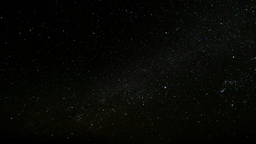
#> input picture Marcelino Ares Pratama Putra - TP066419 ISE/components2/space.png, 256 x 144 px, shrunk from 1920 x 1080 before the run, found by its file name
$ python img2main.py
#> lines starting #> are read from the running program, lines starting #| are printed output that depends on the picture
import matplotlib.pyplot as plt
from skimage import io, img_as_float, exposure, restoration, transform
from skimage.color import rgb2hsv, hsv2rgb
from PIL import Image
import numpy as np
import os

# get image folder
components_dir = 'Marcelino Ares Pratama Putra - TP066419 ISE/components2'
png_files = [f for f in os.listdir(components_dir) if f.endswith('.png')]

# define layer order here
manual_order = [
    'space.png',
    'sun.png',
    'clouds.png',
    'earth.png',
    'moon.png',
    'flag_shadow.png',
    'flag.png'
]

# load images into a dictionary
layers = {}
for filename in manual_order:
    filepath = os.path.join(components_dir, filename)
    image = img_as_float(io.imread(filepath))
    layers[filename] = image

# do image modifications here

# utility
def denoise(image, intensity=1):
    if intensity < 0:
        raise ValueError("intensity must be a non-negative number")
    if image.shape[2] != 4:
        raise ValueError("input image must be an RGBA image")

    rgb_image = image[:, :, :3]
    alpha_channel = image[:, :, 3]

    # apply denoising to rgb channels
    rgb_image = restoration.denoise_tv_chambolle(rgb_image, weight=intensity)

    # recombine with alpha
    modified_image = np.dstack((rgb_image, alpha_channel))

    return modified_image

def saturate(image, factor=1):
    if factor < 0:
        raise ValueError("intensity must be a non-negative number")
    if image.shape[2] != 4:
        raise ValueError("input image must be an RGBA image")

    # separate channels
    rgba = image[..., :3]
    alpha = image[..., 3]

    # convert rgb to hsv
    hsv = rgb2hsv(rgba)
    hsv[..., 1] *= factor

    # clip to 0-1 range
    hsv[..., 1] = np.clip(hsv[..., 1], 0, 1)

    # convert back
    rgb = hsv2rgb(hsv)

    # recombine with alpha
    modified_image = np.dstack((rgb, alpha))

    return modified_image

def redden(image, intensity=1):
    if intensity < 0:
        raise ValueError("intensity must be a non-negative number")
    if image.shape[2] != 4:
        raise ValueError("input image must be an RGBA image")

    # copy image to modify
    modified_image = image.copy()

    # separate channels
    red_channel = modified_image[:, :, 0]
    green_channel = modified_image[:, :, 1]
    blue_channel = modified_image[:, :, 2]

    # apply red filter
    modified_image[:, :, 0] = np.clip(red_channel * intensity, 0, 1)

    # reduce other channels
    scale = max(0, 1 - 0.5 * (intensity - 1))   # this controls the amount of reduction
    modified_image[:, :, 1] = np.clip(green_channel * scale, 0, 1)
    modified_image[:, :, 2] = np.clip(blue_channel * scale, 0, 1)

    return modified_image

def contrast(image, in_range, out_range):
    # Separate channels
    r, g, b, a = image[:, :, 0], image[:, :, 1], image[:, :, 2], image[:, :, 3]

    # Apply contrast stretching to RGB channels
    r = exposure.rescale_intensity(r, in_range=in_range, out_range=out_range)
    g = exposure.rescale_intensity(g, in_range=in_range, out_range=out_range)
    b = exposure.rescale_intensity(b, in_range=in_range, out_range=out_range)

    # Combine channels back
    adjusted_image = np.stack([r, g, b, a], axis=-1)

    return adjusted_image

def gamma(image, gamma=1):
    modified_image = exposure.adjust_gamma(image, gamma=gamma)
    return modified_image

# handle function modifications
modifications = {
    'earth.png': [(gamma, 2), (redden, 1.2)],
    'moon.png': [(gamma, 1.5), (redden, 1.4)],
    'flag.png': [(saturate, 0.4), (contrast, (0, 1), (0.2, 0.8)), (gamma, 3), (redden, 1.4)],
    'clouds.png': [(redden, 4)]
}

# apply modifications
for layer, funcs in modifications.items():
    if layer in layers:
        # Ensure funcs is a list of (function, arguments) tuples
        if not isinstance(funcs, list):
            funcs = [funcs]
        # Apply each function with its associated arguments
        for func, *args in funcs:
            layers[layer] = func(layers[layer], *args)
#> this loop made 4 passes
#> layer on passes 1 to 4: 'earth.png', 'moon.png', 'flag.png', 'clouds.png'
#> pass 1, in gamma, `modified_image = exposure.adjust_gamma(image, gamma=gamma)`:
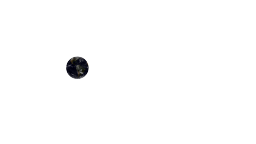
#> modified_image: shape (144, 256, 4) float64; mean of channels 0, 1, 2, 3 0.00244, 0.0024, 0.00276, 0.0107; transparent parts drawn white
#> pass 1, in redden, `red_channel = modified_image[:, :, 0]`:
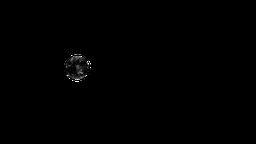
#> red_channel: shape (144, 256) float64; min 0, max 1, mean 0.00244
#> after the loop, layers = 7 items

# initialize final image dimensions
image_height, image_width, image_depth = layers[manual_order[0]].shape
#> image_height = 144; image_width = 256; image_depth = 4
# create transparent canvas
combined_image = np.zeros((image_height, image_width, 4), dtype=np.float32)

# function to overlay transparent png images
def overlayImage(base, overlay):
    x, y = 0, 0  # change coordinates if needed for positioning
    overlay_height, overlay_width, _ = overlay.shape
    template = np.zeros((base.shape[0], base.shape[1], 4), dtype=np.float32)
    template[y:y+overlay_height, x:x+overlay_width, :] = overlay

    mask = template[:, :, 3]
    inv_mask = 1. - mask
    result = base[:, :, :3] * inv_mask[:, :, np.newaxis] + template[:, :, :3] * mask[:, :, np.newaxis]
    base[:, :, :3] = result
    base[:, :, 3] = inv_mask + mask
    return base

# gif frames
frames = []
num_frames = 60
frequency = 0.05 # how fast the sun should flash
earth_movement = 0.07

# [14 lines of commented-out code are left out]
layers['earth.png'] = transform.warp(layers['earth.png'], transform.AffineTransform(translation=(-120, 0)).inverse, mode='edge', preserve_range=True)

for i in range(num_frames):
    # base image for each frame
    combined_image = np.zeros_like(layers[manual_order[0]])

    # calculate sun intensity with a sine wave
    intensity = 1 + 0.1 * np.sin(2 * np.pi * frequency * i)

    # load and modify sun
    sun_image = layers['sun.png']
    sun_image = np.clip(sun_image + (intensity - 1) * 0.12, 0, 1)
    layers['sun.png'] = sun_image

    # move earth towards the right
    earth_image = layers['earth.png']
    image_height, image_width, _ = earth_image.shape
    x_shift = i * earth_movement  # pixels to move the earth image

    # translation matrix
    translation_matrix = transform.AffineTransform(translation=(x_shift, 0))
    earth_transformed = transform.warp(earth_image, translation_matrix.inverse, mode='edge', preserve_range=True)

    layers['earth.png'] = earth_transformed

    # combine images
    for filename in manual_order:
        image = layers[filename]
        combined_image = overlayImage(combined_image, image)

    # Convert to PIL image and add to frames
    pil_image = Image.fromarray((combined_image * 255).astype(np.uint8))
    frames.append(pil_image)

frames[0].save('Marcelino Ares Pratama Putra - TP066419 ISE/img2_moonview.gif', save_all=True, append_images=frames[1:], duration=100, loop=0)
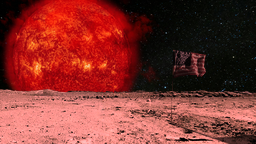
#> saved as img2_moonview.gif: PIL image 256x144 RGBA; mean R, G, B, A 130.4, 51.7, 46.2, 255
